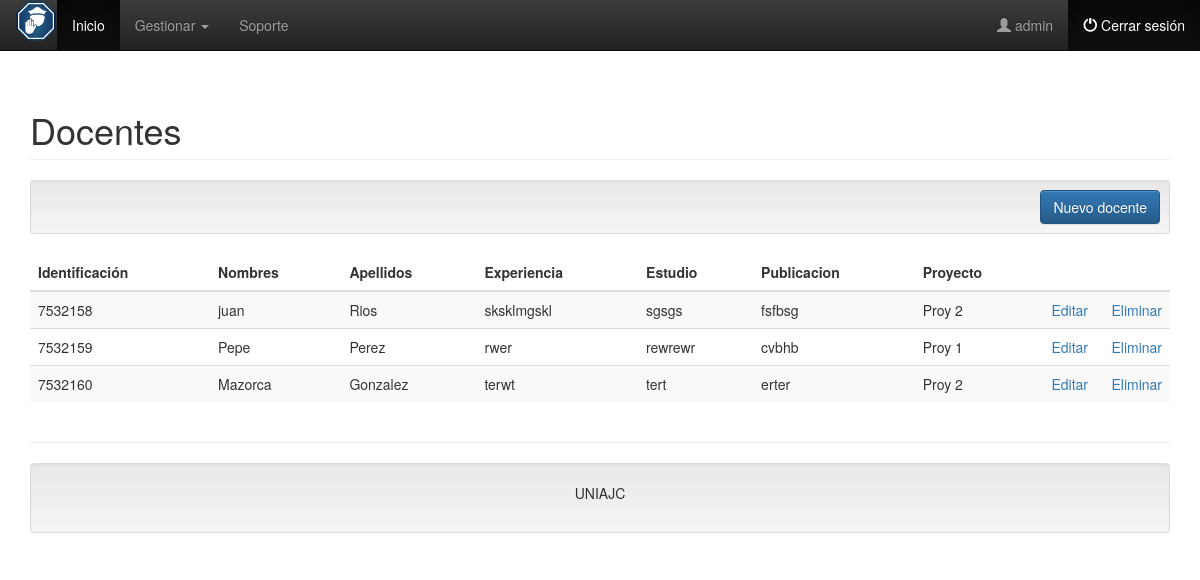
/?c=Docente (signed in), run on the app's committed database.
### tables this page shows
CREATE TABLE `docentes` (
  `id_ceduladoc` int(20) NOT NULL,
  `nombre` varchar(100) NOT NULL,
  `apellido` varchar(100) NOT NULL,
  `experiencia` varchar(100) NOT NULL,
  `estudio` varchar(100) NOT NULL,
  `publicacion` varchar(100) NOT NULL,
  `id_Proyecto` int(6) UNSIGNED NOT NULL
);

CREATE TABLE `proyectos` (
  `id_Proyecto` int(6) NOT NULL,
  `fecha_Proyecto` date NOT NULL,
  `descripcion` varchar(100) NOT NULL,
  `justificacion` varchar(100) NOT NULL,
  `resultado` varchar(100) NOT NULL,
  `convocatoria` varchar(100) NOT NULL
);

### controller/Docente.controller.php (called while the page is built, shortened)
<?php
require_once 'model/Docente.php';
require_once 'model/Proyecto.php';
class DocenteController{
    public function __CONSTRUCT(){
        $this->model = new Docente();
        $this->modelProy = new Proyecto();
    }
    public function Index(){
        require_once 'view/header.php';
        require_once 'view/Docente/Docente.php';
        require_once 'view/footer.php';
    }
}

### model/database.php (called while the page is built)
<?php
class Database
{
    public static function StartUp()
    {
        $pdo = new PDO('mysql:host=localhost;dbname=db_proyectos;charset=utf8', 'root', '');
        $pdo->setAttribute(PDO::ATTR_ERRMODE, PDO::ERRMODE_EXCEPTION);
        return $pdo;
    }
}

### model/Docente.php (called while the page is built, shortened)
<?php
class Docente
{
	private $pdo;
	public function __CONSTRUCT()
	{
		try
		{
			$this->pdo = Database::StartUp();
		}
		catch(Exception $e)
		{
			die($e->getMessage());
		}
	}
	public function Listar()
	{
		try
		{
			$stm = $this->pdo->prepare("SELECT * FROM docentes");
			$stm->execute();
			return $stm->fetchAll(PDO::FETCH_OBJ);
		}
		catch(Exception $e)
		{
			die($e->getMessage());
		}
	}
}

### model/Proyecto.php (called while the page is built, shortened)
<?php
class Proyecto
{
	private $pdo;
	public function __CONSTRUCT()
	{
		try
		{
			$this->pdo = Database::StartUp();
		}
		catch(Exception $e)
		{
			die($e->getMessage());
		}
	}
	public function Obtener($id)
	{
		try
		{
			$stm = $this->pdo
			          ->prepare("SELECT * FROM Proyectos WHERE id_Proyecto = ?");
			$stm->execute(array($id));
			return $stm->fetch(PDO::FETCH_OBJ);
		} catch (Exception $e)
		{
			die($e->getMessage());
		}
	}
}

### view/Docente/Docente.php (the view, shortened to what this page needs)
<h1 class="page-header">Docentes</h1>
<div class="well well-sm text-right">
    <a class="btn btn-primary" href="?c=Docente&a=Crud">Nuevo docente</a>
</div>
<table class="table table-striped">
    <thead>
        <tr>
            <th style="width:180px;">Identificación</th>
            <th>Nombres</th>
            <th>Apellidos</th>
            <th>Experiencia</th>
            <th>Estudio</th>
            <th>Publicacion</th>
            <th>Proyecto</th>
            <th style="width:60px;"></th>
            <th style="width:60px;"></th>
        </tr>
    </thead>
    <tbody>
    <?php foreach($this->model->Listar() as $r): ?>
        <tr>
            <td><?php echo $r->id_ceduladoc; ?></td>
            <td><?php echo $r->nombre; ?></td>
            <td><?php echo $r->apellido; ?></td>
            <td><?php echo $r->experiencia; ?></td>
            <td><?php echo $r->estudio; ?></td>
            <td><?php echo $r->publicacion; ?></td>
            <td><?php echo $this->modelProy->Obtener($r->id_Proyecto)->descripcion; ?></td>
            <td>
                <a href="?c=Docente&a=Crud&id_ceduladoc=<?php echo $r->id_ceduladoc; ?>">Editar</a>
            </td>
            <td>
                <a onclick="javascript:return confirm('¿Seguro de eliminar este registro?');" href="?c=Docente&a=Eliminar&id_ceduladoc=<?php echo $r->id_ceduladoc; ?>">Eliminar</a>
            </td>
        </tr>
    <?php endforeach; ?>
    </tbody>
</table>

### index.php (shortened to what this page needs)
<?php
require_once 'model/database.php';
	$controller = 'login';
if(!isset($_REQUEST['c']))
{
    require_once "controller/$controller.controller.php";
    $controller = ucwords($controller) . 'Controller';
    $controller = new $controller;
    $controller->Index();
}
else
{
    $accion = isset($_REQUEST['a']) ? $_REQUEST['a'] : 'Index';
    $controller = new $controller;
    call_user_func( array( $controller, $accion ) );
}

### view/header.php (shortened to what this page needs)
<!DOCTYPE html>
<html lang="es">
	<head>
        <link rel="stylesheet" href="assets/css/bootstrap.min.css" />
        <link rel="stylesheet" href="assets/css/bootstrap-theme.min.css" />
        <link rel="stylesheet" href="assets/js/jquery-ui/jquery-ui.min.css" />
        <link rel="stylesheet" href="assets/css/style.css" />
</head>
<body>
	<?php
		if (isset($_SESSION["rol"])) {
			if($_SESSION["rol"] == 0){
				require_once 'view/menu/menuAdmon.php';
			}
		}
	 ?>
    <div class="container" style="padding-top:70px;">

### view/menu/menuAdmon.php (shortened to what this page needs)
<nav role="navigation" class="navbar navbar-inverse navbar-fixed-top">
	<div class="container-fluid">
		<div class="navbar-header">
			<a href="#" class="pull-left">
			  <img src="assets/img/logo.png"  width="42" height="42">
			</a>
		</div>
		<div id="navbarCollapse" class="collapse navbar-collapse">
			<ul class="nav navbar-nav">
				<li class="active"><a href="./">Inicio</a></li>
				<li class="dropdown">
					<a class="dropdown-toggle" data-toggle="dropdown" href="#">Gestionar
						<span class="caret"></span>
					</a>
				</li>
				<li><a href="./?c=chat">Soporte</a></li>
			</ul>
			<ul class="nav navbar-nav navbar-right">
				<li><a href="#"><span class="glyphicon glyphicon-user"></span> <?php echo $_SESSION["user"] ?></a></li>
				<li class="active"><a href="./?close=true"><span class="glyphicon glyphicon-off"></span> Cerrar sesión</a></li>
			</ul>
		  </div>
	</div>
</nav>

### view/footer.php (shortened to what this page needs)
            <div class="row">
                <div class="col-xs-12">
                    <hr />
                    <footer class="text-center well">
                        <p>UNIAJC </p>
                    </footer>
                </div>
            </div>
        </div>
    </body>
</html>

### data on the page
docentes: id_ceduladoc "7532158", nombre "juan", apellido "Rios", experiencia "sksklmgskl", estudio "sgsgs", publicacion "fsfbsg", id_Proyecto.descripcion "Proy 2"
docentes: id_ceduladoc "7532159", nombre "Pepe", apellido "Perez", experiencia "rwer", estudio "rewrewr", publicacion "cvbhb", id_Proyecto.descripcion "Proy 1"
docentes: id_ceduladoc "7532160", nombre "Mazorca", apellido "Gonzalez", experiencia "terwt", estudio "tert", publicacion "erter", id_Proyecto.descripcion "Proy 2"

### other printed values
$_SESSION["user"] "admin"
